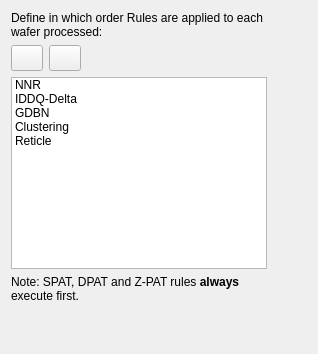
         <widget class="QWidget" name="tabPrecedence">
          <attribute name="title">
           <string>Precedence</string>
          </attribute>
          <layout class="QGridLayout" name="gridLayout_37">
           <item row="0" column="0">
            <widget class="QLabel" name="textLabel2_2_2_2_2_2_4_2_2_9">
             <property name="maximumSize">
              <size>
               <width>32767</width>
               <height>32767</height>
              </size>
             </property>
             <property name="text">
              <string>Define in which order Rules are applied to each wafer processed:</string>
             </property>
             <property name="textFormat">
              <enum>Qt::RichText</enum>
             </property>
             <property name="alignment">
              <set>Qt::AlignVCenter</set>
             </property>
             <property name="wordWrap">
              <bool>true</bool>
             </property>
            </widget>
           </item>
           <item row="1" column="0">
            <layout class="QVBoxLayout" name="verticalLayout_4">
             <item>
              <layout class="QHBoxLayout" name="horizontalLayout_17">
               <item>
                <widget class="QPushButton" name="buttonRuleOrderUp">
                 <property name="sizePolicy">
                  <sizepolicy hsizetype="Fixed" vsizetype="Fixed">
                   <horstretch>0</horstretch>
                   <verstretch>0</verstretch>
                  </sizepolicy>
                 </property>
                 <property name="minimumSize">
                  <size>
                   <width>32</width>
                   <height>26</height>
                  </size>
                 </property>
                 <property name="maximumSize">
                  <size>
                   <width>32</width>
                   <height>26</height>
                  </size>
                 </property>
                 <property name="toolTip">
                  <string>Move selection Up (Reorder)</string>
                 </property>
                 <property name="text">
                  <string/>
                 </property>
                 <property name="icon">
                  <iconset resource="gex.qrc">
                   <normaloff>:/gex/icons/arrow_up.png</normaloff>:/gex/icons/arrow_up.png</iconset>
                 </property>
                 <property name="iconSize">
                  <size>
                   <width>32</width>
                   <height>32</height>
                  </size>
                 </property>
                </widget>
               </item>
               <item>
                <widget class="QPushButton" name="buttonRuleOrderDown">
                 <property name="sizePolicy">
                  <sizepolicy hsizetype="Fixed" vsizetype="Fixed">
                   <horstretch>0</horstretch>
                   <verstretch>0</verstretch>
                  </sizepolicy>
                 </property>
                 <property name="minimumSize">
                  <size>
                   <width>32</width>
                   <height>26</height>
                  </size>
                 </property>
                 <property name="maximumSize">
                  <size>
                   <width>32</width>
                   <height>26</height>
                  </size>
                 </property>
                 <property name="toolTip">
                  <string>Move selection Down (Reorder)</string>
                 </property>
                 <property name="text">
                  <string/>
                 </property>
                 <property name="icon">
                  <iconset resource="gex.qrc">
                   <normaloff>:/gex/icons/arrow_down.png</normaloff>:/gex/icons/arrow_down.png</iconset>
                 </property>
                 <property name="iconSize">
                  <size>
                   <width>32</width>
                   <height>32</height>
                  </size>
                 </property>
                </widget>
               </item>
               <item>
                <spacer name="horizontalSpacer_25">
                 <property name="orientation">
                  <enum>Qt::Horizontal</enum>
                 </property>
                 <property name="sizeHint" stdset="0">
                  <size>
                   <width>40</width>
                   <height>20</height>
                  </size>
                 </property>
                </spacer>
               </item>
              </layout>
             </item>
             <item>
              <widget class="QListWidget" name="listWidgetRulesOrder">
               <property name="toolTip">
                <string>Rules ordering</string>
               </property>
               <item>
                <property name="text">
                 <string>NNR</string>
                </property>
               </item>
               <item>
                <property name="text">
                 <string>IDDQ-Delta</string>
                </property>
               </item>
               <item>
                <property name="text">
                 <string>GDBN</string>
                </property>
               </item>
               <item>
                <property name="text">
                 <string>Clustering</string>
                </property>
               </item>
               <item>
                <property name="text">
                 <string>Reticle</string>
                </property>
               </item>
              </widget>
             </item>
            </layout>
           </item>
           <item row="1" column="1">
            <spacer name="horizontalSpacer_26">
             <property name="orientation">
              <enum>Qt::Horizontal</enum>
             </property>
             <property name="sizeHint" stdset="0">
              <size>
               <width>40</width>
               <height>20</height>
              </size>
             </property>
            </spacer>
           </item>
           <item row="2" column="0">
            <widget class="QLabel" name="textLabel2_2_2_2_2_2_4_2_2_10">
             <property name="maximumSize">
              <size>
               <width>32767</width>
               <height>32767</height>
              </size>
             </property>
             <property name="text">
              <string>Note: SPAT, DPAT and Z-PAT rules &lt;b&gt;always&lt;/b&gt; execute first.</string>
             </property>
             <property name="textFormat">
              <enum>Qt::RichText</enum>
             </property>
             <property name="alignment">
              <set>Qt::AlignVCenter</set>
             </property>
             <property name="wordWrap">
              <bool>true</bool>
             </property>
            </widget>
           </item>
           <item row="3" column="0">
            <spacer name="verticalSpacer_11">
             <property name="orientation">
              <enum>Qt::Vertical</enum>
             </property>
             <property name="sizeHint" stdset="0">
              <size>
               <width>20</width>
               <height>40</height>
              </size>
             </property>
            </spacer>
           </item>
          </layout>
         </widget>
